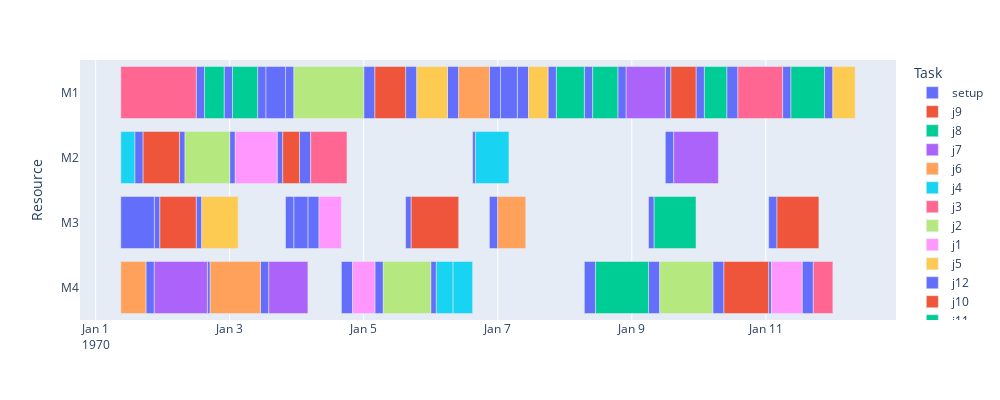

This figure's notebook cell:
### Code cell
# -*- coding: utf-8 -*-
"""
Created on Mon Apr  4 23:28:32 2022

@author: parkh
"""

import torch
import torch.nn as nn
import torch.nn.functional as F
import torch.optim as optim

import gym
import collections
import random
from FJSP_2s_reinforce import *

learning_rate = 0.001  
gamma = 1
buffer_limit = 10000
batch_size = 16

class ReplayBuffer():
    def __init__(self):
        self.buffer = collections.deque(maxlen=buffer_limit);
    def put(self, transition):
        self.buffer.append(transition)
    def sample(self, n):
        mini_batch = random.sample(self.buffer, n)
        s_lst, a_lst, r_lst, s_prime_lst, done_mask_lst = [],[],[],[],[]
        
        for transition in mini_batch:
            s, a, r, s_prime, done_mask = transition
            s_lst.append(s)
            a_lst.append([a])
            r_lst.append([r])
            s_prime_lst.append(s_prime)
            done_mask_lst.append([done_mask])
            
        return torch.tensor(s_lst, dtype=torch. float),torch.tensor(a_lst), torch.tensor(r_lst), torch.tensor(s_prime_lst, dtype=torch. float), torch.tensor(done_mask_lst)
    
    def size(self):
        return len(self.buffer)

class Qnet(nn.Module):
    def __init__(self):
        super(Qnet, self).__init__()
        self.fc1 = nn.Linear(48,64)
        self.fc2 = nn.Linear(64,32)
        self.fc3 = nn.Linear(32,4)
    
    def forward(self, x):
        x = F.relu(self.fc1(x))
        x = F.relu(self.fc2(x))
        x = self.fc3(x)
        return x
    
    def sample_action(self, obs, epsilon, env):
        out = self.forward(obs)
        out2 = out.detach().numpy()
        act_list = out2
        act = np.argmax(act_list)
        coin = random.random()
        if coin < epsilon:
            act = env.random_action()
            return act
        else:
            act = env.random_action()
            return act
    def select_action(self, obs, epsilon):
        out = self.forward(obs)
        out2 = out.detach().numpy()
        act_list = out2
        act = np.argmax(act_list)
        print(act, act_list)
        return act,act_list
        
def train(q, q_target, memory, optimizer):
    for i in range(10):
        s,a,r,s_prime,done_mask = memory.sample(batch_size)
        #q.number_of_time_list[a] += 1    
        q_out = q(s)
        q_a = q_out.gather(1,a)
        max_q_prime = q_target(s_prime).max (1)[0].unsqueeze(1)
        target = r + gamma * max_q_prime * done_mask
        loss = F.smooth_l1_loss(q_a, target)
        optimizer.zero_grad()
        loss.backward()
        optimizer.step()
params = {
    'MUT': 1,  # 변이확률(%)
    'END' : 0.9,  # 설정한 비율만큼 chromosome이 수렴하면 탐색을 멈추게 하는 파라미터 (%)
    'POP_SIZE' : 1000,  # population size 10 ~ 100
    'RANGE' : 10, # chromosome의 표현 범위, 만약 10이라면 00000 00000 ~ 11111 11111까지임
    'NUM_OFFSPRING' : 5, # 한 세대에 발생하는 자식 chromosome의 수
    'SELECTION_PRESSURE' : 3, # 선택연산의 선택압
    'job_seq' : [y for x in range(1,5) for y in range(1,13)],
    'factory_seq' : [1,2]
    # 원하는 파라미터는 여기에 삽입할 것
    }            
def main():
    env = JAYA_FJSP(params)
    q = Qnet()
    q_target = Qnet()
    q_target.load_state_dict(q.state_dict())
    memory = ReplayBuffer()
    print_interval = 1
    q_load = 20
    score = 0.0
    optimizer = optim.Adam(q.parameters(), lr=learning_rate)
    pop, result = env.search()
    for n_epi in range(1000):
        epsilon = max(0.01 , 0.08 - 0.02*(n_epi/200))
        env.reset()
        env.assignment = pop[0][0]
        s = env.s
        s = np.array(s)
        done = False
        score = 0.0
        while not done:
            a = q.sample_action(torch.from_numpy(s). float(), epsilon, env)
            s_prime, r, done = env.step(a)
            done_mask =0.0 if done else 1.0
            if done == False:
                s = np.array(s)
                s_prime = np.array(s_prime)
                memory.put((s,a,r,s_prime,done_mask))
                s = s_prime
                score += r
            if done:
                break
        if memory.size()>1000:
            train(q, q_target, memory, optimizer)
            
        if n_epi % print_interval==0 and n_epi!=0:
            #q_target.load_state_dict(q.state_dict())
            env.reset()
            env.assignment = pop[0][0]
            makespan, critical_machine, Flow_time, util = env.get_fittness2(env.assignment, s_prime)
            print("--------------------------------------------------")
            print("flow time: {}, util : {:.3f}, makespan : {}".format(Flow_time, util, makespan))
            print("n_episode: {}, score : {:.1f}, n_buffer : {}, eps : {:.1f}%".format(n_epi, score/print_interval,memory.size(),epsilon*100))
            #score=0.0
        if n_epi % q_load ==0 and n_epi!=0:
            q_target.load_state_dict(q.state_dict())
    env.reset()
    s = env.s
    s = np.array(s)
    env.assignment = pop[0][0]
    done = False
    score = 0.0
    while not done:
        a = q.sample_action(torch.from_numpy(s). float(), epsilon, env)
        s_prime, r, done = env.step(a)
        print(r)
        s = np.array(s)
        s_prime = np.array(s_prime)
        s = s_prime
        score += r
        if done:
            break
    env.reset()
    env.assignment = pop[0][0]
    makespan, critical_machine, Flow_time, util = env.get_fittness2(env.assignment, s_prime)
    env.reset()
    env.gannt_chart([pop[0][0], s_prime])
    return makespan, critical_machine, Flow_time, util, score
Flow_time, machine_util, util, makespan, score =main()
print("FlowTime:" , Flow_time)
print("machine_util:" , machine_util)
print("util:" , util)
print("makespan:" , makespan)
print("Score" , score)

### Figure 1 — Plotly figure (JSON) as saved in the notebook; plotly's stock layout.template omitted (floating-point values rounded to 4 significant figures)
{"data": [{"alignmentgroup": "True", "base": ["1970-01-01T18:00:00", "1970-01-02T16:00:00", "1970-01-03T11:00:00", "1970-01-04T16:00:00", "1970-01-05T04:00:00", "1970-01-06T00:00:00", "1970-01-08T07:00:00", "1970-01-09T06:00:00", "1970-01-10T05:00:00", "1970-01-11T01:00:00", "1970-01-11T13:00:00", "1970-01-01T21:00:00", "1970-01-02T12:00:00", "1970-01-03T20:00:00", "1970-01-04T04:00:00", "1970-01-05T15:00:00", "1970-01-06T21:00:00", "1970-01-09T06:00:00", "1970-01-11T01:00:00", "1970-01-01T14:00:00", "1970-01-02T06:00:00", "1970-01-03T00:00:00", "1970-01-03T17:00:00", "1970-01-04T01:00:00", "1970-01-06T15:00:00", "1970-01-09T12:00:00", "1970-01-02T12:00:00", "1970-01-02T22:00:00", "1970-01-03T10:00:00", "1970-01-03T20:00:00", "1970-01-05T00:00:00", "1970-01-05T15:00:00", "1970-01-06T06:00:00", "1970-01-06T21:00:00", "1970-01-07T07:00:00", "1970-01-07T18:00:00", "1970-01-08T07:00:00", "1970-01-08T19:00:00", "1970-01-09T12:00:00", "1970-01-09T23:00:00", "1970-01-10T10:00:00", "1970-01-11T06:00:00", "1970-01-11T21:00:00"], "hovertemplate": "Task=setup<br>Start=%{base}<br>Finish=%{x}<br>Resource=%{y}<extra></extra>", "legendgroup": "setup", "marker": {"color": "#636efa", "pattern": {"shape": ""}}, "name": "setup", "offsetgroup": "setup", "orientation": "h", "showlegend": true, "textposition": "auto", "type": "bar", "x": [10800000, 3600000, 10800000, 14400000, 10800000, 7200000, 14400000, 14400000, 14400000, 3600000, 14400000, 7200000, 7200000, 10800000, 14400000, 7200000, 10800000, 7200000, 10800000, 10800000, 7200000, 7200000, 7200000, 14400000, 3600000, 10800000, 10800000, 10800000, 10800000, 10800000, 14400000, 14400000, 14400000, 14400000, 14400000, 10800000, 10800000, 10800000, 7200000, 10800000, 14400000, 10800000, 10800000], "xaxis": "x", "y": ["M4", "M4", "M4", "M4", "M4", "M4", "M4", "M4", "M4", "M4", "M4", "M3", "M3", "M3", "M3", "M3", "M3", "M3", "M3", "M2", "M2", "M2", "M2", "M2", "M2", "M2", "M1", "M1", "M1", "M1", "M1", "M1", "M1", "M1", "M1", "M1", "M1", "M1", "M1", "M1", "M1", "M1", "M1"], "yaxis": "y"}, {"alignmentgroup": "True", "base": ["1970-01-10T09:00:00", "1970-01-01T23:00:00", "1970-01-11T04:00:00", "1970-01-09T14:00:00"], "hovertemplate": "Task=j9<br>Start=%{base}<br>Finish=%{x}<br>Resource=%{y}<extra></extra>", "legendgroup": "j9", "marker": {"color": "#EF553B", "pattern": {"shape": ""}}, "name": "j9", "offsetgroup": "j9", "orientation": "h", "showlegend": true, "textposition": "auto", "type": "bar", "x": [57600000, 46800000, 54000000, 32400000], "xaxis": "x", "y": ["M4", "M3", "M3", "M1"], "yaxis": "y"}, {"alignmentgroup": "True", "base": ["1970-01-08T11:00:00", "1970-01-09T08:00:00", "1970-01-03T01:00:00", "1970-01-07T21:00:00"], "hovertemplate": "Task=j8<br>Start=%{base}<br>Finish=%{x}<br>Resource=%{y}<extra></extra>", "legendgroup": "j8", "marker": {"color": "#00cc96", "pattern": {"shape": ""}}, "name": "j8", "offsetgroup": "j8", "orientation": "h", "showlegend": true, "textposition": "auto", "type": "bar", "x": [68400000, 54000000, 32400000, 36000000], "xaxis": "x", "y": ["M4", "M3", "M1", "M1"], "yaxis": "y"}, {"alignmentgroup": "True", "base": ["1970-01-01T21:00:00", "1970-01-03T14:00:00", "1970-01-09T15:00:00", "1970-01-08T22:00:00"], "hovertemplate": "Task=j7<br>Start=%{base}<br>Finish=%{x}<br>Resource=%{y}<extra></extra>", "legendgroup": "j7", "marker": {"color": "#ab63fa", "pattern": {"shape": ""}}, "name": "j7", "offsetgroup": "j7", "orientation": "h", "showlegend": true, "textposition": "auto", "type": "bar", "x": [68400000, 50400000, 57600000, 50400000], "xaxis": "x", "y": ["M4", "M4", "M2", "M1"], "yaxis": "y"}, {"alignmentgroup": "True", "base": ["1970-01-01T09:00:00", "1970-01-02T17:00:00", "1970-01-07T00:00:00", "1970-01-06T10:00:00"], "hovertemplate": "Task=j6<br>Start=%{base}<br>Finish=%{x}<br>Resource=%{y}<extra></extra>", "legendgroup": "j6", "marker": {"color": "#FFA15A", "pattern": {"shape": ""}}, "name": "j6", "offsetgroup": "j6", "orientation": "h", "showlegend": true, "textposition": "auto", "type": "bar", "x": [32400000, 64800000, 36000000, 39600000], "xaxis": "x", "y": ["M4", "M4", "M3", "M1"], "yaxis": "y"}, {"alignmentgroup": "True", "base": ["1970-01-06T02:00:00", "1970-01-06T08:00:00", "1970-01-01T09:00:00", "1970-01-06T16:00:00"], "hovertemplate": "Task=j4<br>Start=%{base}<br>Finish=%{x}<br>Resource=%{y}<extra></extra>", "legendgroup": "j4", "marker": {"color": "#19d3f3", "pattern": {"shape": ""}}, "name": "j4", "offsetgroup": "j4", "orientation": "h", "showlegend": true, "textposition": "auto", "type": "bar", "x": [21600000, 25200000, 18000000, 43200000], "xaxis": "x", "y": ["M4", "M4", "M2", "M2"], "yaxis": "y"}, {"alignmentgroup": "True", "base": ["1970-01-11T17:00:00", "1970-01-04T05:00:00", "1970-01-01T09:00:00", "1970-01-10T14:00:00"], "hovertemplate": "Task=j3<br>Start=%{base}<br>Finish=%{x}<br>Resource=%{y}<extra></extra>", "legendgroup": "j3", "marker": {"color": "#FF6692", "pattern": {"shape": ""}}, "name": "j3", "offsetgroup": "j3", "orientation": "h", "showlegend": true, "textposition": "auto", "type": "bar", "x": [25200000, 46800000, 97200000, 57600000], "xaxis": "x", "y": ["M4", "M2", "M1", "M1"], "yaxis": "y"}, {"alignmentgroup": "True", "base": ["1970-01-05T07:00:00", "1970-01-09T10:00:00", "1970-01-02T08:00:00", "1970-01-03T23:00:00"], "hovertemplate": "Task=j2<br>Start=%{base}<br>Finish=%{x}<br>Resource=%{y}<extra></extra>", "legendgroup": "j2", "marker": {"color": "#B6E880", "pattern": {"shape": ""}}, "name": "j2", "offsetgroup": "j2", "orientation": "h", "showlegend": true, "textposition": "auto", "type": "bar", "x": [61200000, 68400000, 57600000, 90000000], "xaxis": "x", "y": ["M4", "M4", "M2", "M1"], "yaxis": "y"}, {"alignmentgroup": "True", "base": ["1970-01-04T20:00:00", "1970-01-11T02:00:00", "1970-01-04T08:00:00", "1970-01-03T02:00:00"], "hovertemplate": "Task=j1<br>Start=%{base}<br>Finish=%{x}<br>Resource=%{y}<extra></extra>", "legendgroup": "j1", "marker": {"color": "#FF97FF", "pattern": {"shape": ""}}, "name": "j1", "offsetgroup": "j1", "orientation": "h", "showlegend": true, "textposition": "auto", "type": "bar", "x": [28800000, 39600000, 28800000, 54000000], "xaxis": "x", "y": ["M4", "M4", "M3", "M2"], "yaxis": "y"}, {"alignmentgroup": "True", "base": ["1970-01-02T14:00:00", "1970-01-05T19:00:00", "1970-01-07T11:00:00", "1970-01-12T00:00:00"], "hovertemplate": "Task=j5<br>Start=%{base}<br>Finish=%{x}<br>Resource=%{y}<extra></extra>", "legendgroup": "j5", "marker": {"color": "#FECB52", "pattern": {"shape": ""}}, "name": "j5", "offsetgroup": "j5", "orientation": "h", "showlegend": true, "textposition": "auto", "type": "bar", "x": [46800000, 39600000, 25200000, 28800000], "xaxis": "x", "y": ["M3", "M1", "M1", "M1"], "yaxis": "y"}, {"alignmentgroup": "True", "base": ["1970-01-01T09:00:00", "1970-01-03T23:00:00", "1970-01-03T13:00:00", "1970-01-07T01:00:00"], "hovertemplate": "Task=j12<br>Start=%{base}<br>Finish=%{x}<br>Resource=%{y}<extra></extra>", "legendgroup": "j12", "marker": {"color": "#636efa", "pattern": {"shape": ""}}, "name": "j12", "offsetgroup": "j12", "orientation": "h", "showlegend": true, "textposition": "auto", "type": "bar", "x": [43200000, 18000000, 25200000, 21600000], "xaxis": "x", "y": ["M3", "M3", "M1", "M1"], "yaxis": "y"}, {"alignmentgroup": "True", "base": ["1970-01-05T17:00:00", "1970-01-01T17:00:00", "1970-01-03T19:00:00", "1970-01-05T04:00:00"], "hovertemplate": "Task=j10<br>Start=%{base}<br>Finish=%{x}<br>Resource=%{y}<extra></extra>", "legendgroup": "j10", "marker": {"color": "#EF553B", "pattern": {"shape": ""}}, "name": "j10", "offsetgroup": "j10", "orientation": "h", "showlegend": true, "textposition": "auto", "type": "bar", "x": [61200000, 46800000, 21600000, 39600000], "xaxis": "x", "y": ["M3", "M2", "M2", "M1"], "yaxis": "y"}, {"alignmentgroup": "True", "base": ["1970-01-02T15:00:00", "1970-01-08T10:00:00", "1970-01-10T02:00:00", "1970-01-11T09:00:00"], "hovertemplate": "Task=j11<br>Start=%{base}<br>Finish=%{x}<br>Resource=%{y}<extra></extra>", "legendgroup": "j11", "marker": {"color": "#00cc96", "pattern": {"shape": ""}}, "name": "j11", "offsetgroup": "j11", "orientation": "h", "showlegend": true, "textposition": "auto", "type": "bar", "x": [25200000, 32400000, 28800000, 43200000], "xaxis": "x", "y": ["M1", "M1", "M1", "M1"], "yaxis": "y"}], "layout": {"barmode": "overlay", "height": 400, "legend": {"title": {"text": "Task"}, "tracegroupgap": 0}, "margin": {"t": 60}, "width": 1000, "xaxis": {"anchor": "y", "domain": [0, 1], "type": "date"}, "yaxis": {"anchor": "x", "domain": [0, 1], "title": {"text": "Resource"}}}}
